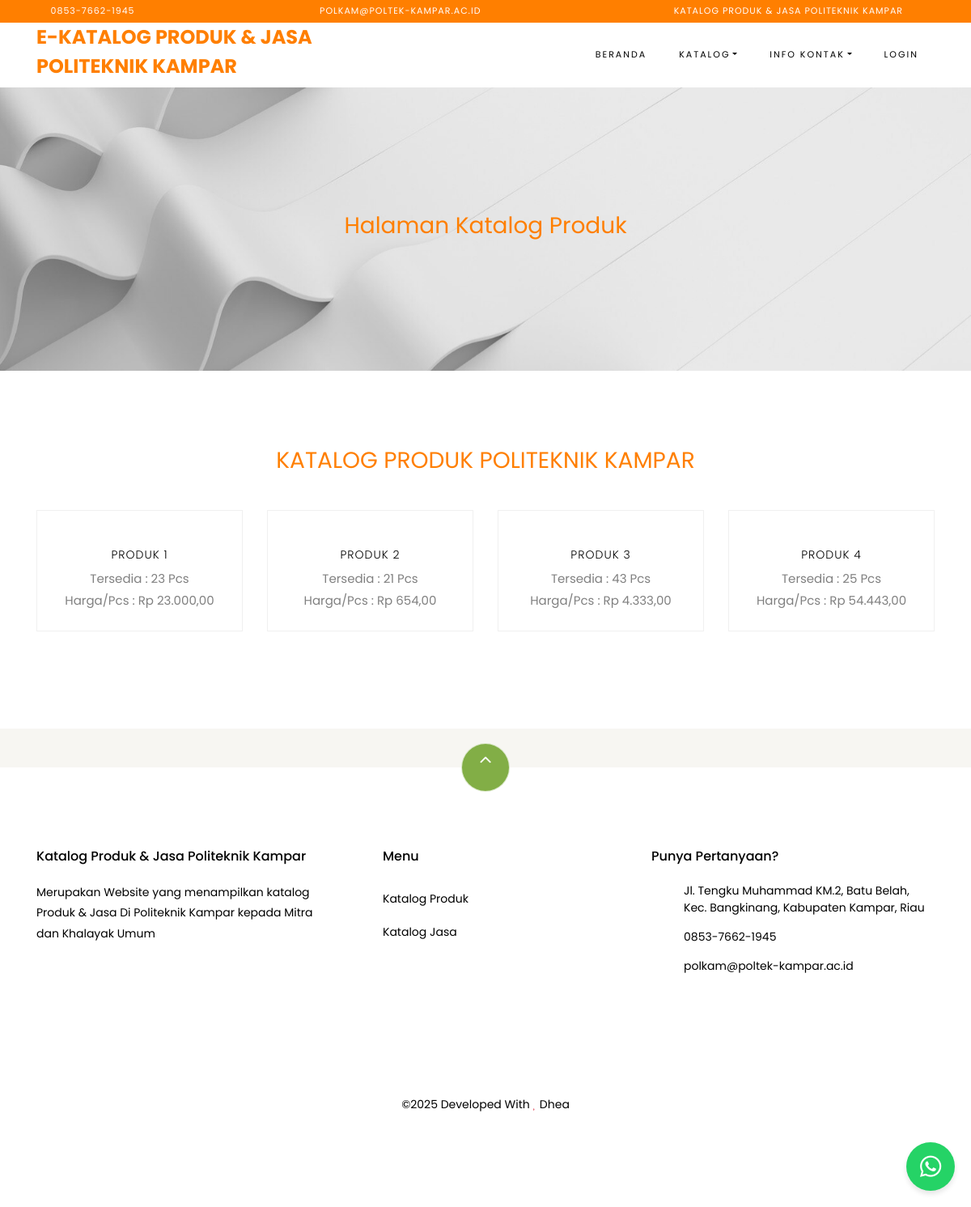
The app's page /index.php/pages/produk with its own data.
### tables this page shows
CREATE TABLE `settings` (
  `id` int(10) NOT NULL,
  `key` varchar(32) NOT NULL,
  `content` text NOT NULL
);

CREATE TABLE `products` (
  `id` bigint(20) NOT NULL,
  `category_id` int(10) DEFAULT NULL,
  `sku` varchar(32) DEFAULT NULL,
  `name` varchar(191) NOT NULL,
  `description` varchar(191) NOT NULL,
  `picture_name` varchar(191) DEFAULT NULL,
  `price` int(80) NOT NULL,
  `current_discount` decimal(8,2) DEFAULT '0.00',
  `stock` decimal(30,0) NOT NULL,
  `product_unit` varchar(32) DEFAULT NULL,
  `is_available` tinyint(1) DEFAULT '1',
  `add_date` datetime DEFAULT NULL
);

### application/helpers/themes_helper.php (called while the page is built, shortened)
<?php
if ( ! function_exists('get_theme_name'))
{
    function get_theme_name() {
        $current_theme = get_settings('current_theme_name');
        return ($current_theme) ? $current_theme : false;
    }
}
if ( ! function_exists('get_template_part'))
{
    function get_template_part($file_name = null, $params = array()) {
        if ($file_name !== '') {
            $current_theme = get_theme_name();
            if ( file_exists($file_location = VIEWPATH .'themes/'. $current_theme .'/'. $file_name .'.php')) {
                $CI =& get_instance();
                $CI->load->view('themes/'. $current_theme .'/'. $file_name, $params);
            }
            else {
                echo '<div>Kesalahan: berkas tema <b>'. $file_name .'.php</b> tidak ditemukan.<br>Lokasi berkas: <b>'. $file_location .'</b></div>';
            }
        }
    }
}
if ( ! function_exists('get_header'))
{
    function get_header($params = null, $section = '', $current_section = '') {
        $load_params = array();
        if ( is_null($params)) {
            $load_params['title'] = get_settings('site_name');
        }
        else if ( is_string($params)) {
            $load_params['title'] = $params;
        }
        $load_params['sidebar_section'] = $section;
        $load_params['current_section'] = $current_section;
        get_template_part('header', $load_params);
    }
}
if ( ! function_exists('get_footer'))
{
    function get_footer($params = array()) {
        get_template_part('footer', $params);
    }
}
if ( ! function_exists('get_theme_uri'))
{
    function get_theme_uri($file_name = null, $theme_name = NULL)
    {
        $theme_name = ($theme_name == NULL) ? get_theme_name() : $theme_name;
        return is_null($file_name) ? base_url('assets/themes/'. $theme_name .'/') : base_url('assets/themes/'. $theme_name .'/'. $file_name) ;
    }
}

### application/controllers/Pages.php (called while the page is built, shortened)
<?php
class Pages extends CI_Controller
{
    public function produk()
    {
        $config['base_url'] = site_url('pages/produk');
        $config['total_rows'] = $this->product->get_total_products('product');
        $config['per_page'] = 20;
        $config['uri_segment'] = 3;
        $config['full_tag_open'] = '<nav><ul class="pagination justify-content-center">';
        $config['full_tag_close'] = '</ul></nav>';
        $config['first_tag_open'] = '<li class="page-item">';
        $config['first_tag_close'] = '</li>';
        $config['last_tag_open'] = '<li class="page-item">';
        $config['last_tag_close'] = '</li>';
        $config['next_tag_open'] = '<li class="page-item">';
        $config['next_tag_close'] = '</li>';
        $config['prev_tag_open'] = '<li class="page-item">';
        $config['prev_tag_close'] = '</li>';
        $config['cur_tag_open'] = '<li class="page-item active"><a class="page-link">';
        $config['cur_tag_close'] = '</a></li>';
        $config['num_tag_open'] = '<li class="page-item">';
        $config['num_tag_close'] = '</li>';
        $config['attributes'] = ['class' => 'page-link'];
        $this->pagination->initialize($config);
        $page = ($this->uri->segment(3)) ? $this->uri->segment(3) : 0;
        $params['products'] = $this->product->get_data_product($config['per_page'], $page,'product');
        $params['pagination'] = $this->pagination->create_links();
        $params['best_deal'] = $this->product->best_deal_product();
        $params['reviews'] = $this->review->get_all_reviews();
        get_header(get_store_name());
        get_template_part('pages/produk', $params);
        get_footer();
    }
}

### index.php (called while the page is built, shortened)
<?php
require_once BASEPATH . 'core/CodeIgniter.php';

### application/helpers/global_helper.php (called while the page is built, shortened)
<?php
if (!function_exists('get_settings')) {
    function get_settings($key = '')
    {
        $CI = &get_instance();
        $row = $CI->db
            ->select('content')
            ->where('key', $key)
            ->get('settings')
            ->row();
        return $row->content;
    }
}
if (!function_exists('get_store_name')) {
    function get_store_name()
    {
        return get_settings('store_name');
    }
}
if (!function_exists('format_rupiah')) {
    function format_rupiah($rp)
    {
        return number_format($rp, 2, ',', '.');
    }
}

### application/helpers/session_helper.php (called while the page is built, shortened)
<?php
if (!function_exists('init')) {
    function init()
    {
        $CI = &get_instance();
        return $CI;
    }
}
if (!function_exists('session_data')) {
    function session_data()
    {
        $CI = init();
        $read_session_in_cookie = get_cookie('__ACTIVE_SESSION_DATA');
        $read_session_in_session = $CI->session->userdata('__ACTIVE_SESSION_DATA');
        if ($read_session_in_cookie) {
            $read_data = $CI->encryption->decrypt($read_session_in_cookie);
            $read_data = json_decode($read_data);
            return $read_data;
        } else if ($read_session_in_session) {
            $read_data = $CI->encryption->decrypt($read_session_in_session);
            $read_data = json_decode($read_data);
            return $read_data;
        } else {
            $default_session = new stdClass();
            $default_session->is_login = FALSE;
            $default_session->user_id = 0;
            $default_session->login_at = 0;
            $default_session->remember_me = FALSE;
            return $default_session;
        }
    }
}

### application/models/Product_model.php (called while the page is built, shortened)
<?php
class Product_model extends CI_Model
{
    public function get_total_products($type)
    {
        if ($type == 'product') {
            $this->db->where('category_id', 1);
        } else {
            $this->db->where('category_id', 2);
        }
        return $this->db->get('products')->num_rows();
    }
    public function get_data_product($limit, $start, $type)
    {
        if ($type == 'product') {
            $this->db->where('category_id', 1);
        } else {
            $this->db->where('category_id', 2);
        }
        $this->db->limit($limit, $start);
        $query = $this->db->get('products');
        return $query->result();
    }
}

### application/views/themes/katalog_polkam/pages/produk.php (the view, shortened to what this page needs)
<div class="hero-wrap hero-bread"
    style="background-image: url('<?php echo get_theme_uri('images/page.png'); ?>');">
    <div class="container">
        <div class="row no-gutters slider-text align-items-center justify-content-center">
            <div class="col-md-9 ftco-animate text-center">
                <h3 style="color: #ff7f00; text-align: center;">Halaman Katalog Produk</h3>
            </div>
        </div>
    </div>
</div>
<section class="ftco-section">
    <div class="container">
        <div class="row justify-content-center mb-3 pb-3">
            <div class="col-md-12 heading-section text-center ftco-animate">
                <h3 style="color: #ff7f00; text-align: center;">KATALOG PRODUK POLITEKNIK KAMPAR</h3>
            </div>
        </div>
    </div>
    <div class="container">
        <div class="row">
            <?php if (count($products) > 0) : ?>
                <?php foreach ($products as $product) : ?>
                    <div class="col-md-6 col-lg-3 ftco-animate" >
                        <div class="product">
                            <a href="<?php echo site_url('shop/product/' . $product->id . '/' . $product->sku . '/'); ?>"
                                class="img-prod">
                            </a>
                            <div class="text py-3 pb-4 px-3 text-center">
                                <h3><a
                                        href="<?php echo site_url('shop/product/' . $product->id . '/' . $product->sku . '/'); ?>"><?php echo $product->name; ?></a>
                                </h3>
                                Tersedia : <?php echo ($product->stock > 0) ? $product->stock .' '. $product->product_unit: '<span class="text-danger"><em>Stok habis</em></span>'; ?>
                                <br>Harga/Pcs : Rp <?php echo format_rupiah($product->price); ?>
                            </div>
                        </div>
                    </div>
                <?php endforeach; ?>
            <?php else : ?>
            <?php endif; ?>
        </div>
    </div>
</section>

### application/views/themes/katalog_polkam/header.php (shortened to what this page needs)
<!DOCTYPE html>
<html lang="en">
<head>
    <link rel="stylesheet" href="<?php echo get_theme_uri('css/open-iconic-bootstrap.min.css'); ?>">
    <link rel="stylesheet" href="<?php echo get_theme_uri('css/animate.css'); ?>">
    <link rel="stylesheet" href="<?php echo get_theme_uri('css/owl.carousel.min.css'); ?>">
    <link rel="stylesheet" href="<?php echo get_theme_uri('css/owl.theme.default.min.css'); ?>">
    <link rel="stylesheet" href="<?php echo get_theme_uri('css/magnific-popup.css'); ?>">
    <link rel="stylesheet" href="https://cdn.jsdelivr.net/npm/bootstrap-icons@1.10.2/font/bootstrap-icons.css">
    <link rel="stylesheet" href="<?php echo get_theme_uri('css/aos.css'); ?>">
    <link rel="stylesheet" href="<?php echo get_theme_uri('css/ionicons.min.css'); ?>">
    <link rel="stylesheet"
        href="<?php echo get_theme_uri('js/plugins/@fortawesome/fontawesome-free/css/all.min.css', 'argon'); ?>">
    <link rel="stylesheet" href="<?php echo get_theme_uri('css/bootstrap-datepicker.css'); ?>">
    <link rel="stylesheet" href="<?php echo get_theme_uri('css/jquery.timepicker.css'); ?>">
    <link rel="stylesheet" href="<?php echo get_theme_uri('css/flaticon.css'); ?>">
    <link rel="stylesheet" href="<?php echo get_theme_uri('css/icomoon.css'); ?>">
    <link rel="stylesheet" href="<?php echo get_theme_uri('css/style.css'); ?>">
    <link rel="stylesheet" href="<?php echo base_url('assets/plugins/toastr/toastr.min.css'); ?>">
</head>
<body class="goto-here">
    <div class="py-1" style="background-color: #ff7f00; color: white;">
        <div class="container">
            <div class="row no-gutters d-flex align-items-start align-items-center px-md-0">
                <div class="col-lg-12 d-block">
                    <div class="row d-flex">
                        <div class="col-md pr-4 d-flex topper align-items-center">
                            <div class="icon mr-2 d-flex justify-content-center align-items-center"><span
                                    class="icon-phone2"></span></div>
                            <span class="text"><?php echo get_settings('store_phone_number'); ?></span>
                        </div>
                        <div class="col-md pr-4 d-flex topper align-items-center">
                            <div class="icon mr-2 d-flex justify-content-center align-items-center"><span
                                    class="icon-paper-plane"></span></div>
                            <span class="text"><?php echo get_settings('store_email'); ?></span>
                        </div>
                        <div class="col-md-5 pr-4 d-flex topper align-items-center text-lg-right">
                            <span class="text"><?php echo get_settings('store_tagline'); ?></span>
                        </div>
                    </div>
                </div>
            </div>
        </div>
    </div>
    <nav class="navbar navbar-expand-lg navbar-dark ftco_navbar bg-dark ftco-navbar-light" id="ftco-navbar">
        <div class="container">
            <h4 style="color: #ff7f00; text-align: left;"><strong>E-KATALOG PRODUK & JASA <br>POLITEKNIK KAMPAR</strong></h4>
            <div class="collapse navbar-collapse" id="ftco-nav">
                <ul class="navbar-nav ml-auto">
                    <li class="nav-item active"><a href="<?php echo base_url(); ?>" class="nav-link">Beranda</a></li>
                    <li class="nav-item dropdown">
                        <a class="nav-link dropdown-toggle" href="#" id="dropdown04" data-toggle="dropdown"
                            aria-haspopup="true" aria-expanded="false">Katalog</a>
                    </li>
                    <li class="nav-item dropdown">
                        <a class="nav-link dropdown-toggle" href="#" id="dropdown04" data-toggle="dropdown"
                            aria-haspopup="true" aria-expanded="false">Info Kontak</a>
                    </li>
                    <li class="nav-item"><a href="<?php echo site_url('auth/login'); ?>" class="nav-link">Login</a></li>
                </ul>
            </div>
        </div>
    </nav>

### application/views/themes/katalog_polkam/footer.php (shortened to what this page needs)
<a href="https://wa.me/6285376621945?text=urlencodedtext" target="_blank" class="whatsapp-button">
        <i class="fab fa-whatsapp fa-2x"></i>
    </a>
<section class="ftco-section ftco-no-pt ftco-no-pb py-5 bg-light">
    <div class="container py-4">
    </div>
</section>
<footer class="ftco-footer ftco-section">
    <div class="container">
        <div class="row">
            <div class="mouse">
                <a href="#" class="mouse-icon">
                    <div class="mouse-wheel"><span class="ion-ios-arrow-up"></span></div>
                </a>
            </div>
        </div>
        <div class="row mb-5">
            <div class="col-md">
                <div class="ftco-footer-widget mb-4">
                    <h2 class="ftco-heading-2"><?php echo get_store_name(); ?></h2>
                    <p><?php echo get_settings('store_description'); ?></p>
                    <ul class="ftco-footer-social list-unstyled float-md-left float-lft mt-5">
                    </ul>
                </div>
            </div>
            <div class="col-md">
                <div class="ftco-footer-widget mb-4 ml-md-5">
                    <h2 class="ftco-heading-2">Menu</h2>
                    <ul class="list-unstyled">
                        <li><a href="<?php echo site_url('pages/produk'); ?>" class="py-2 d-block">Katalog Produk</a></li>
                        <li><a href="<?php echo site_url('pages/jasa'); ?>" class="py-2 d-block">Katalog Jasa</a>
                        </li>
                    </ul>
                </div>
            </div>
            <div class="col-md">
                <div class="ftco-footer-widget mb-4">
                    <h2 class="ftco-heading-2">Punya Pertanyaan?</h2>
                    <div class="block-23 mb-3">
                        <ul>
                            <li><a href="https://goo.gl/maps/wKX5EJtYqdx2o3A16"><span
                                        class="icon icon-map-marker"></span><span
                                        class="text"><?php echo get_settings('store_address'); ?></span></a></li>
                            <li><a href="tel:085376621945"><span class="icon icon-phone"></span><span
                                        class="text"><?php echo get_settings('store_phone_number'); ?></span></a></li>
                            <li><a href="mailto:polkam@poltek-kampar.ac.id"><span class=" icon icon-envelope"></span><span
                                        class="text"><?php echo get_settings('store_email'); ?></span></a></li>
                        </ul>
                    </div>
                </div>
            </div>
        </div>
        <div class="row">
            <div class="col-md-12 text-center">
                <p>
                    &copy; Developed With <i class="icon-heart text-danger" aria-hidden="true"></i>
                    Dhea
                </p>
            </div>
        </div>
    </div>
</footer>
</body>
</html>

### records on screen
settings: content "0853-7662-1945"
settings: content "POLKAM@POLTEK-KAMPAR.AC.ID", content "polkam@poltek-kampar.ac.id"
settings: content "KATALOG PRODUK & JASA POLITEKNIK KAMPAR"
settings: content (picture)
products: name "PRODUK 1", stock "23", product_unit "Pcs", price "23.000,00"
products: name "PRODUK 2", stock "21", product_unit "Pcs", price "654,00"
products: name "PRODUK 3", stock "43", product_unit "Pcs", price "4.333,00"
products: name "PRODUK 4", stock "25", product_unit "Pcs", price "54.443,00"
settings: content "Katalog Produk & Jasa Politeknik Kampar"
settings: content "Merupakan Website yang menampilkan katalog Produk & Jasa Di Politeknik Kampar kepada Mitra dan Khalayak Umum"
settings: content "Jl. Tengku Muhammad KM.2, Batu Belah, Kec. Bangkinang, Kabupaten Kampar, Riau"
